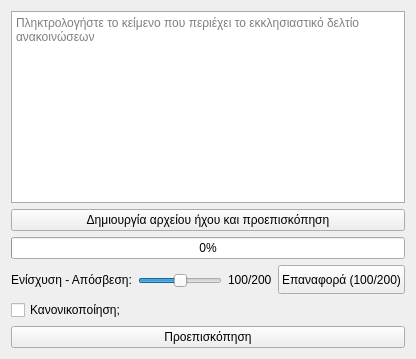
     <widget class="QWidget" name="tab_3">
      <attribute name="title">
       <string>ή εισαγωγή από κείμενο</string>
      </attribute>
      <layout class="QVBoxLayout" name="verticalLayout_7">
       <item>
        <widget class="QPlainTextEdit" name="import_text_plainTextEdit">
         <property name="styleSheet">
          <string notr="true">border:1px solid #ABABAB;</string>
         </property>
         <property name="placeholderText">
          <string>Πληκτρολογήστε το κείμενο που περιέχει το εκκλησιαστικό δελτίο ανακοινώσεων</string>
         </property>
        </widget>
       </item>
       <item>
        <widget class="QPushButton" name="import_text_create_and_preview_button">
         <property name="sizePolicy">
          <sizepolicy hsizetype="Minimum" vsizetype="Maximum">
           <horstretch>0</horstretch>
           <verstretch>0</verstretch>
          </sizepolicy>
         </property>
         <property name="text">
          <string>Δημιουργία αρχείου ήχου και προεπισκόπηση</string>
         </property>
         <property name="icon">
          <iconset resource="../../../../icons.qrc">
           <normaloff>:/rest-windows/assets/images/rest-windows/preview-church-news.png</normaloff>:/rest-windows/assets/images/rest-windows/preview-church-news.png</iconset>
         </property>
        </widget>
       </item>
       <item>
        <widget class="QProgressBar" name="import_text_progressBar">
         <property name="value">
          <number>0</number>
         </property>
        </widget>
       </item>
       <item>
        <widget class="QFrame" name="frame_6">
         <property name="sizePolicy">
          <sizepolicy hsizetype="Preferred" vsizetype="Fixed">
           <horstretch>0</horstretch>
           <verstretch>0</verstretch>
          </sizepolicy>
         </property>
         <property name="minimumSize">
          <size>
           <width>0</width>
           <height>0</height>
          </size>
         </property>
         <property name="styleSheet">
          <string notr="true">QFrame{border:none;}</string>
         </property>
         <property name="frameShape">
          <enum>QFrame::StyledPanel</enum>
         </property>
         <property name="frameShadow">
          <enum>QFrame::Raised</enum>
         </property>
         <layout class="QHBoxLayout" name="horizontalLayout_6">
          <property name="leftMargin">
           <number>0</number>
          </property>
          <property name="topMargin">
           <number>0</number>
          </property>
          <property name="rightMargin">
           <number>0</number>
          </property>
          <property name="bottomMargin">
           <number>0</number>
          </property>
          <item>
           <widget class="QLabel" name="label_8">
            <property name="text">
             <string>Ενίσχυση - Απόσβεση:</string>
            </property>
           </widget>
          </item>
          <item>
           <widget class="QFrame" name="frame_11">
            <property name="sizePolicy">
             <sizepolicy hsizetype="Expanding" vsizetype="Preferred">
              <horstretch>0</horstretch>
              <verstretch>0</verstretch>
             </sizepolicy>
            </property>
            <property name="frameShape">
             <enum>QFrame::StyledPanel</enum>
            </property>
            <property name="frameShadow">
             <enum>QFrame::Raised</enum>
            </property>
            <layout class="QVBoxLayout" name="verticalLayout_3">
             <property name="spacing">
              <number>0</number>
             </property>
             <property name="leftMargin">
              <number>0</number>
             </property>
             <property name="topMargin">
              <number>0</number>
             </property>
             <property name="rightMargin">
              <number>0</number>
             </property>
             <property name="bottomMargin">
              <number>0</number>
             </property>
             <item>
              <spacer name="verticalSpacer_7">
               <property name="orientation">
                <enum>Qt::Vertical</enum>
               </property>
               <property name="sizeHint" stdset="0">
                <size>
                 <width>20</width>
                 <height>8</height>
                </size>
               </property>
              </spacer>
             </item>
             <item>
              <widget class="QSlider" name="import_text_volume_slider">
               <property name="maximum">
                <number>200</number>
               </property>
               <property name="value">
                <number>100</number>
               </property>
               <property name="orientation">
                <enum>Qt::Horizontal</enum>
               </property>
              </widget>
             </item>
             <item>
              <spacer name="verticalSpacer_8">
               <property name="orientation">
                <enum>Qt::Vertical</enum>
               </property>
               <property name="sizeHint" stdset="0">
                <size>
                 <width>20</width>
                 <height>1</height>
                </size>
               </property>
              </spacer>
             </item>
            </layout>
           </widget>
          </item>
          <item>
           <widget class="QLabel" name="import_text_volume_label">
            <property name="text">
             <string>100/200</string>
            </property>
           </widget>
          </item>
          <item>
           <widget class="QPushButton" name="import_text_reset_volume_button">
            <property name="sizePolicy">
             <sizepolicy hsizetype="Minimum" vsizetype="Maximum">
              <horstretch>0</horstretch>
              <verstretch>0</verstretch>
             </sizepolicy>
            </property>
            <property name="minimumSize">
             <size>
              <width>0</width>
              <height>29</height>
             </size>
            </property>
            <property name="text">
             <string>Επαναφορά (100/200)</string>
            </property>
           </widget>
          </item>
         </layout>
        </widget>
       </item>
       <item>
        <widget class="QFrame" name="frame_7">
         <property name="minimumSize">
          <size>
           <width>0</width>
           <height>0</height>
          </size>
         </property>
         <property name="styleSheet">
          <string notr="true">QFrame{border:none;}</string>
         </property>
         <property name="frameShape">
          <enum>QFrame::StyledPanel</enum>
         </property>
         <property name="frameShadow">
          <enum>QFrame::Raised</enum>
         </property>
         <layout class="QHBoxLayout" name="horizontalLayout_7">
          <property name="leftMargin">
           <number>0</number>
          </property>
          <property name="topMargin">
           <number>0</number>
          </property>
          <property name="rightMargin">
           <number>0</number>
          </property>
          <property name="bottomMargin">
           <number>0</number>
          </property>
          <item>
           <widget class="QCheckBox" name="import_text_is_normalized">
            <property name="text">
             <string>Κανονικοποίηση;</string>
            </property>
           </widget>
          </item>
         </layout>
        </widget>
       </item>
       <item>
        <widget class="QPushButton" name="import_text_final_preview_button">
         <property name="sizePolicy">
          <sizepolicy hsizetype="Minimum" vsizetype="Maximum">
           <horstretch>0</horstretch>
           <verstretch>0</verstretch>
          </sizepolicy>
         </property>
         <property name="text">
          <string>Προεπισκόπηση</string>
         </property>
         <property name="icon">
          <iconset resource="../../../../icons.qrc">
           <normaloff>:/rest-windows/assets/images/rest-windows/preview-church-news.png</normaloff>:/rest-windows/assets/images/rest-windows/preview-church-news.png</iconset>
         </property>
        </widget>
       </item>
      </layout>
     </widget>
